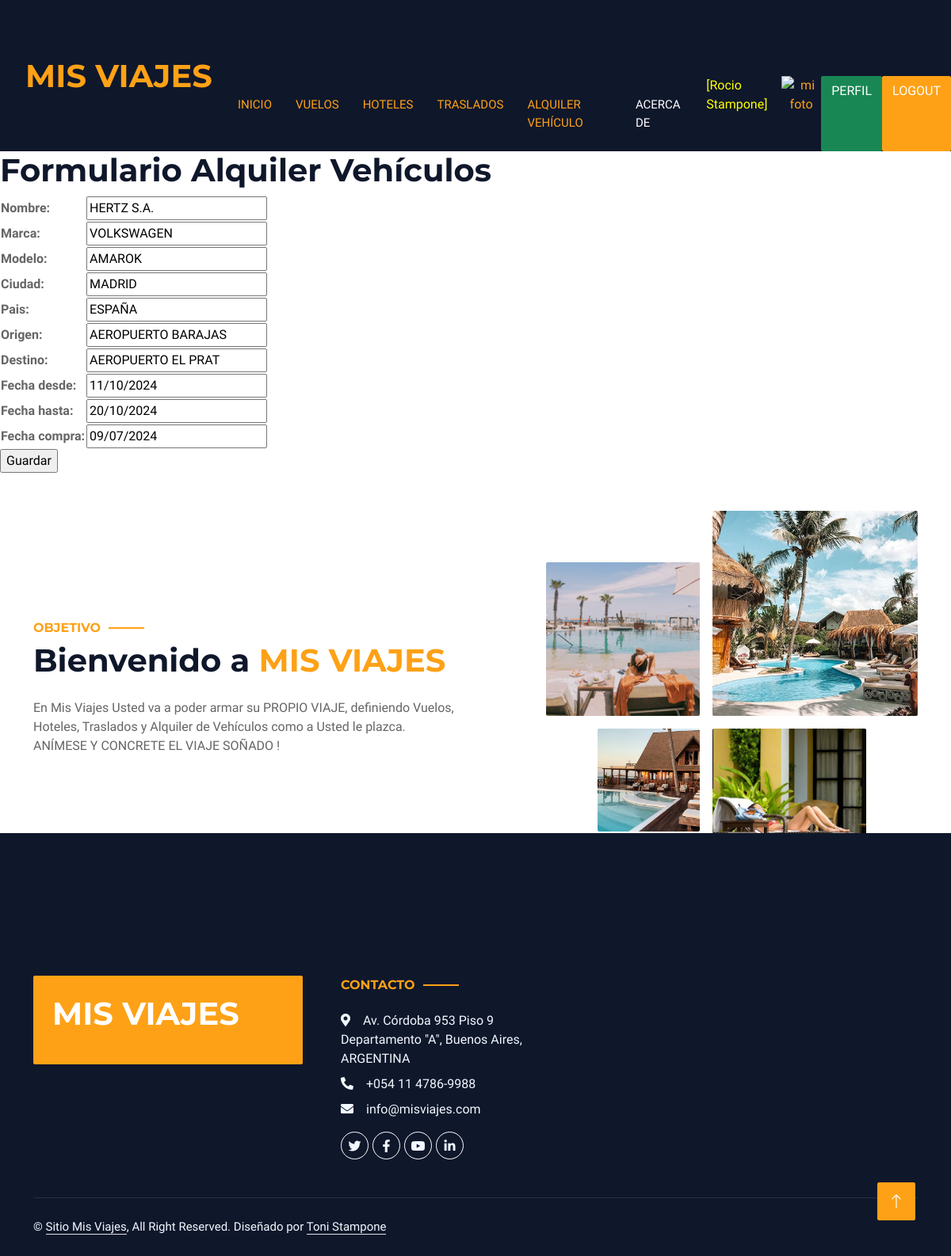
/alquilerautoUpdate/2/ (signed in), run on the app's committed database.
### misrubros/models.py (models this page shows, shortened)
class AlquilerAuto(models.Model):
    nombre        = models.CharField(max_length=50)
    marca         = models.CharField(max_length=50)
    modelo        = models.CharField(max_length=50)
    ciudad        = models.CharField(max_length=50)
    pais          = models.CharField(max_length=50)
    origen        = models.CharField(max_length=50)
    destino       = models.CharField(max_length=50)
    fecha_desde   = models.DateField()
    fecha_hasta   = models.DateField()
    fecha_compra  = models.DateField()
    class Meta:
        verbose_name = "AlquilerAuto"
        verbose_name_plural = "AlquilerAutos"
        ordering = ["nombre"]

### misrubros/views.py (the view)
# urls.py: path('alquilerautoUpdate/<int:pk>/', AlquilerautoUpdate.as_view(), name="alquilerautoUpdate"),
class AlquilerautoUpdate(LoginRequiredMixin, UpdateView):
    model = AlquilerAuto
    fields = ["nombre", "marca", "modelo", "ciudad", "pais", "origen", "destino", "fecha_desde", "fecha_hasta", "fecha_compra"]
    success_url = reverse_lazy("alquilerautos")

### misrubros/templates/misrubros/alquilerauto_form.html (shortened to what this page needs)
{% extends "misrubros/index.html" %}
{% block titulo %}
<h1 class="mb-5">Alquiler Vehículos</h1>
{% endblock titulo %}
{% block contenido %}
<h1> Formulario Alquiler Vehículos</h1>
<form action="" method="post">
    <table>
        {{ form.as_table }}
    </table>
    <input type="submit" value="Guardar">
</form>
{% endblock contenido %}

### misrubros/templates/misrubros/index.html (shortened to what this page needs)
<!DOCTYPE html>
<html lang="en">
<head>
    {% load static %}
    <link href="https://cdnjs.cloudflare.com/ajax/libs/font-awesome/5.10.0/css/all.min.css" rel="stylesheet">
    <link href="https://cdn.jsdelivr.net/npm/bootstrap-icons@1.4.1/font/bootstrap-icons.css" rel="stylesheet">
    <link href="{% static 'lib/animate/animate.min.css' %}" rel="stylesheet">
    <link href="{% static 'lib/owlcarousel/assets/owl.carousel.min.css' %}" rel="stylesheet">
    <link href="{% static 'lib/tempusdominus/css/tempusdominus-bootstrap-4.min.css' %}" rel="stylesheet" />
    <link href="{% static 'css/bootstrap.min.css' %}" rel="stylesheet">
    <link href="{% static 'css/style.css' %}" rel="stylesheet">
</head>
<body>
    <div class="container-xxl bg-white p-0">
        <div class="container-fluid bg-dark px-0">
            <div class="row gx-0">
                <div class="col-lg-3 bg-dark d-none d-lg-block">
                    <a href="index.html" class="navbar-brand w-100 h-100 m-0 p-0 d-flex align-items-center justify-content-center">
                        <h1 class="m-0 text-primary text-uppercase">Mis Viajes</h1>
                    </a>
                </div>
                <div class="col-lg-9">
                    <header id = "masthead">
                        <div class = "container">
                        {% block titulo %}
                        {% endblock titulo %}
                    <nav class="navbar navbar-expand-lg bg-dark navbar-dark p-3 p-lg-0">
                        <div class="collapse navbar-collapse justify-content-between" id="navbarCollapse">
                            <div class="navbar-nav mr-auto py-0">
                                <a href="{% url 'comenzar' %}" class="nav-item nav-link active">Inicio</a>
                        {% if user.is_authenticated %}
                                <a href="{% url 'vuelos' %}" class="nav-item nav-link active">Vuelos</a>
                                <a href="{% url 'hoteles' %}" class="nav-item nav-link active">Hoteles</a>
                                <a href="{% url 'traslados' %}" class="nav-item nav-link active">Traslados</a>
                                <a href="{% url 'alquilerautos' %}" class="nav-item nav-link active">Alquiler Vehículo</a>
                                <a href="{% url 'acerca' %}" class="nav-item nav-link">Acerca de</a>
                                <p style="color:yellow"> [{{user.first_name}} {{user.last_name}}]</p>
                                <div class="text-center">
                                    <a href="{% url 'agregar_avatar' %}"><img src="{{ request.session.avatar }}" height="40px" weight="40px" alt="mi foto"></a>
                                </div>
                                <a class="btn btn-success" href="{% url 'perfil' %}">Perfil</a>
                                <a class="btn btn-primary" href="{% url 'logout' %}">Logout</a>
                        {% else %}
                                <a class="btn btn-primary" href="{% url 'login' %}">Login</a>
                                <a class="btn btn-success" href="{% url 'registro' %}">Registrate</a>
                        {% endif %}
                            </div>
                        </div>
                    </nav>
                    </header>
                </div>
            </div>
        </div>
        {% block contenido %}
        {% endblock contenido %}
        <div class="container-xxl py-5">
            <div class="container">
                <div class="row g-5 align-items-center">
                    <div class="col-lg-6">
                        <h6 class="section-title text-start text-primary text-uppercase">Objetivo</h6>
                        <h1 class="mb-4">Bienvenido a <span class="text-primary text-uppercase">Mis Viajes</span></h1>
                        <p class="mb-4">En Mis Viajes Usted va a poder armar su PROPIO VIAJE, definiendo Vuelos, Hoteles, Traslados y Alquiler de Vehículos como a Usted le plazca. ANÍMESE Y CONCRETE EL VIAJE SOÑADO !</p>
                    </div>
                    <div class="col-lg-6">
                        <div class="row g-3">
                            <div class="col-6 text-end">
                                <img class="img-fluid rounded w-75 wow zoomIn" data-wow-delay="0.1s" src="{% static 'img/about-1.jpg' %}" style="margin-top: 25%;">
                            </div>
                            <div class="col-6 text-start">
                                <img class="img-fluid rounded w-100 wow zoomIn" data-wow-delay="0.3s" src="{% static 'img/about-2.jpg' %}">
                            </div>
                            <div class="col-6 text-end">
                                <img class="img-fluid rounded w-50 wow zoomIn" data-wow-delay="0.5s" src="{% static 'img/about-3.jpg' %}">
                            </div>
                            <div class="col-6 text-start">
                                <img class="img-fluid rounded w-75 wow zoomIn" data-wow-delay="0.7s" src="{% static 'img/about-4.jpg' %}">
                            </div>
                        </div>
                    </div>
                </div>
            </div>
        </div>
        <div class="container-fluid bg-dark text-light footer wow fadeIn" data-wow-delay="0.1s">
            <div class="container pb-5">
                <div class="row g-5">
                    <div class="col-md-6 col-lg-4">
                        <div class="bg-primary rounded p-4">
                            <a href="index.html"><h1 class="text-white text-uppercase mb-3">Mis Viajes</h1></a>
                        </div>
                    </div>
                    <div class="col-md-6 col-lg-3">
                        <h6 class="section-title text-start text-primary text-uppercase mb-4">Contacto</h6>
                        <p class="mb-2"><i class="fa fa-map-marker-alt me-3"></i>Av. Córdoba 953 Piso 9 Departamento "A", Buenos Aires, ARGENTINA</p>
                        <p class="mb-2"><i class="fa fa-phone-alt me-3"></i>+054 11 4786-9988</p>
                        <p class="mb-2"><i class="fa fa-envelope me-3"></i>info@misviajes.com</p>
                        <div class="d-flex pt-2">
                            <a class="btn btn-outline-light btn-social" href=""><i class="fab fa-twitter"></i></a>
                            <a class="btn btn-outline-light btn-social" href=""><i class="fab fa-facebook-f"></i></a>
                            <a class="btn btn-outline-light btn-social" href=""><i class="fab fa-youtube"></i></a>
                            <a class="btn btn-outline-light btn-social" href=""><i class="fab fa-linkedin-in"></i></a>
                        </div>
                    </div>
                </div>
            </div>
            <div class="container">
                <div class="copyright">
                    <div class="row">
                        <div class="col-md-6 text-center text-md-start mb-3 mb-md-0">
                            &copy; <a class="border-bottom" href="#">Sitio Mis Viajes</a>, All Right Reserved.
							Diseñado por <a class="border-bottom" href="https://htmlcodex.com">Toni Stampone</a>
                        </div>
                    </div>
                </div>
            </div>
        </div>
        <a href="#" class="btn btn-lg btn-primary btn-lg-square back-to-top"><i class="bi bi-arrow-up"></i></a>
    </div>
</body>
</html>

### misrubros/static/css/style.css (style rules this page uses)
:root { --primary: #FEA116; --light: #F1F8FF; --dark: #0F172B; }
.back-to-top { position: fixed; display: none; right: 45px; bottom: 45px; z-index: 99; }
.btn { font-weight: 500; text-transform: uppercase; transition: .5s; }
.btn.btn-primary, .btn.btn-secondary { color: #FFFFFF; }
.btn-lg-square { width: 48px; height: 48px; }
.btn-square, .btn-sm-square, .btn-lg-square { padding: 0; display: flex; align-items: center; justify-content: center; font-weight: normal; border-radius: 2px; }
.navbar-dark .navbar-nav .nav-link { margin-right: 30px; padding: 25px 0; color: #FFFFFF; font-size: 15px; text-transform: uppercase; outline: none; }
.navbar-dark .navbar-nav .nav-link:hover, .navbar-dark .navbar-nav .nav-link.active { color: var(--primary); }
.section-title { position: relative; display: inline-block; }
.section-title::before { position: absolute; content: ""; width: 45px; height: 2px; top: 50%; left: -55px; margin-top: -1px; background: var(--primary); }
.section-title::after { position: absolute; content: ""; width: 45px; height: 2px; top: 50%; right: -55px; margin-top: -1px; background: var(--primary); }
.section-title.text-start::before, .section-title.text-end::after { display: none; }
.footer { position: relative; margin-top: -110px; padding-top: 180px; }
.footer .btn.btn-social { margin-right: 5px; width: 35px; height: 35px; display: flex; align-items: center; justify-content: center; color: var(--light); border: 1px solid #FFFFFF; border-radius: 35px; transition: .3s; }
.footer .copyright { padding: 25px 0; font-size: 15px; border-top: 1px solid rgba(256, 256, 256, .1); }
.footer .copyright a { color: var(--light); }

### data on the page
AlquilerAuto: nombre "HERTZ S.A.", marca "VOLKSWAGEN", modelo "AMAROK", ciudad "MADRID", pais "ESPAÑA", origen "AEROPUERTO BARAJAS", destino "AEROPUERTO EL PRAT", fecha_desde "11/10/2024", fecha_hasta "20/10/2024", fecha_compra "09/07/2024"

### other printed values
{{ user.first_name }} "Rocio"
{{ user.last_name }} "Stampone"
